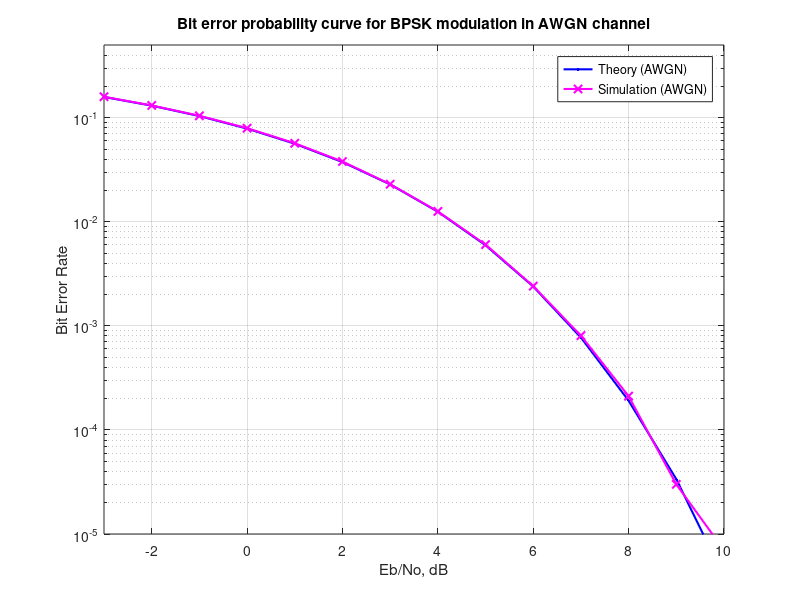
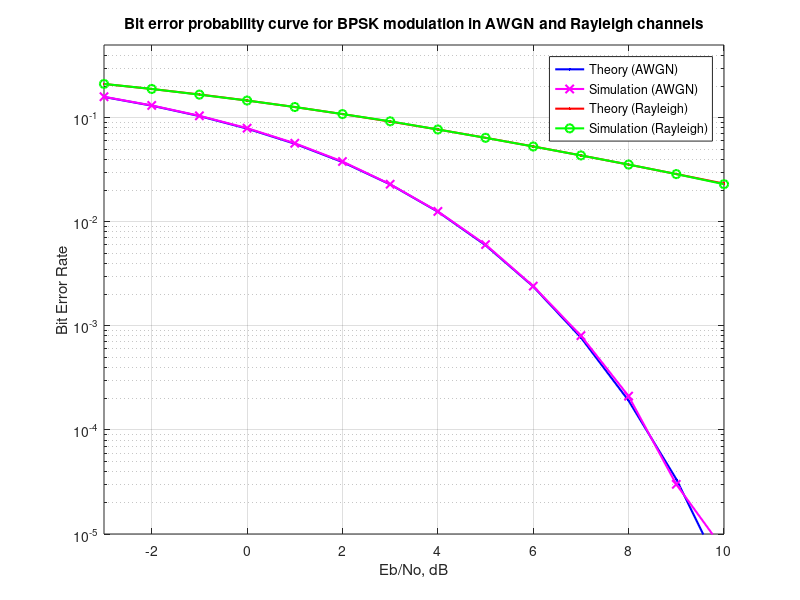

MATLAB code to generate these figures, in order:
N = 10^6; % Number of bits or symbols

rand('state', 100); % Initializing the rand() function
randn('state', 200); % Initializing the randn() function

% Transmitter
ip = rand(1, N) > 0.5; % Generating 0,1 with equal probability
s = 2 * ip - 1; % BPSK modulation: 0 -> -1, 1 -> 1

n = 1/sqrt(2) * (randn(1, N) + 1j * randn(1, N)); % White Gaussian noise, 0 dB variance

Eb_NO_dB = -3:10; % Multiple Eb/No values

% Pre-allocate memory
nErr_AWGN = zeros(1, length(Eb_NO_dB));
nErr_Rayleigh = zeros(1, length(Eb_NO_dB));

for ii = 1:length(Eb_NO_dB)
    % Noise addition for AWGN channel
    y_AWGN = s + 10^(-Eb_NO_dB(ii) / 20) * n; % Additive White Gaussian Noise (AWGN)

    % Rayleigh channel
    h = 1/sqrt(2) * (randn(1, N) + 1j * randn(1, N)); % Rayleigh fading coefficients
    y_Rayleigh = h .* s + 10^(-Eb_NO_dB(ii) / 20) * n; % Signal through Rayleigh channel

    % Equalization in Rayleigh channel
    y_equalized = y_Rayleigh ./ h; % Compensating for channel effects

    % Receiver - hard decision decoding
    ipHat_AWGN = real(y_AWGN) > 0;
    ipHat_Rayleigh = real(y_equalized) > 0;

    % Counting the errors
    nErr_AWGN(ii) = sum(ip ~= ipHat_AWGN);
    nErr_Rayleigh(ii) = sum(ip ~= ipHat_Rayleigh);
end

% Simulated BER
simBer_AWGN = nErr_AWGN / N;
simBer_Rayleigh = nErr_Rayleigh / N;

% Theoretical BER
theoryBer_AWGN = 0.5 * erfc(sqrt(10.^(Eb_NO_dB / 10))); % AWGN theoretical BER
theoryBer_Rayleigh = 0.5 * (1 - sqrt(10.^(Eb_NO_dB / 10) ./ (1 + 10.^(Eb_NO_dB / 10)))); % Rayleigh theoretical BER

% Plot 1: BER for AWGN channel
figure;
semilogy(Eb_NO_dB, theoryBer_AWGN, 'b.-', 'LineWidth', 1.5); hold on;
semilogy(Eb_NO_dB, simBer_AWGN, 'mx-', 'LineWidth', 1.5);
axis([-3 10 10^-5 0.5]);
grid on;
legend('Theory (AWGN)', 'Simulation (AWGN)');
xlabel('Eb/No, dB');
ylabel('Bit Error Rate');
title('Bit error probability curve for BPSK modulation in AWGN channel');

% Plot 2: BER for both AWGN and Rayleigh channels
figure;
semilogy(Eb_NO_dB, theoryBer_AWGN, 'b.-', 'LineWidth', 1.5); hold on;
semilogy(Eb_NO_dB, simBer_AWGN, 'mx-', 'LineWidth', 1.5);
semilogy(Eb_NO_dB, theoryBer_Rayleigh, 'r.-', 'LineWidth', 1.5);
semilogy(Eb_NO_dB, simBer_Rayleigh, 'go-', 'LineWidth', 1.5);
axis([-3 10 10^-5 0.5]);
grid on;
legend('Theory (AWGN)', 'Simulation (AWGN)', 'Theory (Rayleigh)', 'Simulation (Rayleigh)');
xlabel('Eb/No, dB');
ylabel('Bit Error Rate');
title('Bit error probability curve for BPSK modulation in AWGN and Rayleigh channels');

